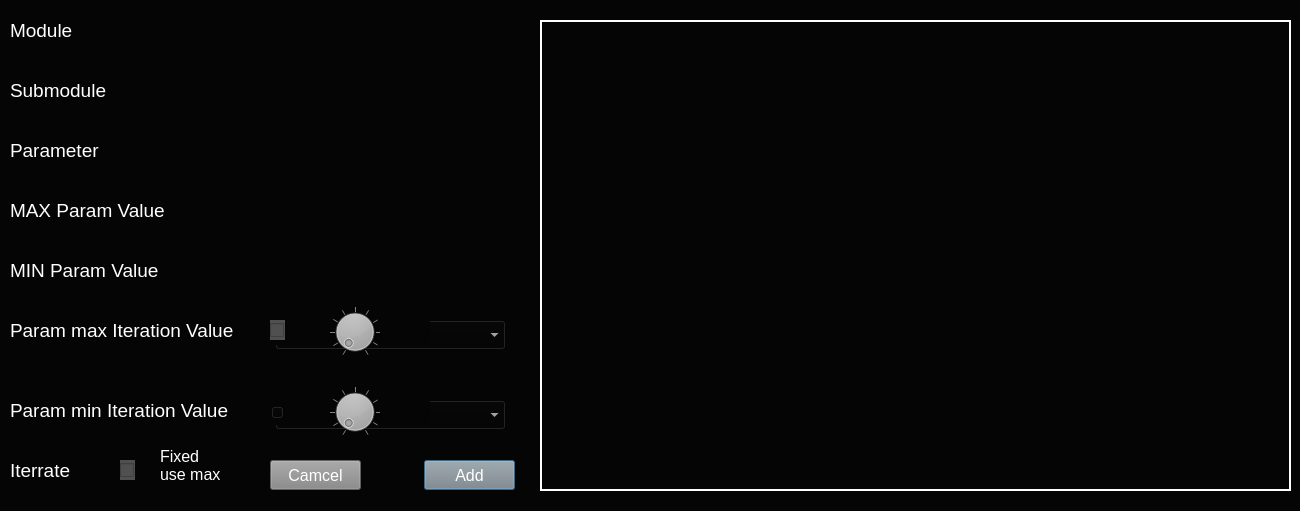
<?xml version="1.0" encoding="UTF-8"?>
<ui version="4.0">
 <class>Dialog_SelectMLtrainingParam</class>
 <widget class="QDialog" name="Dialog_SelectMLtrainingParam">
  <property name="geometry">
   <rect>
    <x>0</x>
    <y>0</y>
    <width>1300</width>
    <height>511</height>
   </rect>
  </property>
  <property name="windowTitle">
   <string>Select ML Training Parameters</string>
  </property>
  <property name="styleSheet">
   <string notr="true">background-color: rgb(5, 5, 5);
color: rgb(255, 255, 255);</string>
  </property>
  <widget class="QLineEdit" name="lineEdit_SelectMlparams_Module">
   <property name="geometry">
    <rect>
     <x>270</x>
     <y>20</y>
     <width>250</width>
     <height>30</height>
    </rect>
   </property>
   <property name="font">
    <font>
     <pointsize>12</pointsize>
    </font>
   </property>
   <property name="readOnly">
    <bool>true</bool>
   </property>
  </widget>
  <widget class="QLabel" name="label_416">
   <property name="geometry">
    <rect>
     <x>10</x>
     <y>20</y>
     <width>241</width>
     <height>21</height>
    </rect>
   </property>
   <property name="font">
    <font>
     <pointsize>14</pointsize>
    </font>
   </property>
   <property name="styleSheet">
    <string notr="true">color: rgb(255, 255, 255);</string>
   </property>
   <property name="text">
    <string>Module</string>
   </property>
   <property name="alignment">
    <set>Qt::AlignLeading|Qt::AlignLeft|Qt::AlignVCenter</set>
   </property>
  </widget>
  <widget class="QLabel" name="label_417">
   <property name="geometry">
    <rect>
     <x>10</x>
     <y>80</y>
     <width>241</width>
     <height>21</height>
    </rect>
   </property>
   <property name="font">
    <font>
     <pointsize>14</pointsize>
    </font>
   </property>
   <property name="styleSheet">
    <string notr="true">color: rgb(255, 255, 255);</string>
   </property>
   <property name="text">
    <string>Submodule</string>
   </property>
   <property name="alignment">
    <set>Qt::AlignLeading|Qt::AlignLeft|Qt::AlignVCenter</set>
   </property>
  </widget>
  <widget class="QLabel" name="label_418">
   <property name="geometry">
    <rect>
     <x>10</x>
     <y>140</y>
     <width>231</width>
     <height>21</height>
    </rect>
   </property>
   <property name="font">
    <font>
     <pointsize>14</pointsize>
    </font>
   </property>
   <property name="styleSheet">
    <string notr="true">color: rgb(255, 255, 255);</string>
   </property>
   <property name="text">
    <string>Parameter</string>
   </property>
   <property name="alignment">
    <set>Qt::AlignLeading|Qt::AlignLeft|Qt::AlignVCenter</set>
   </property>
  </widget>
  <widget class="QLabel" name="label_419">
   <property name="geometry">
    <rect>
     <x>10</x>
     <y>200</y>
     <width>231</width>
     <height>21</height>
    </rect>
   </property>
   <property name="font">
    <font>
     <pointsize>14</pointsize>
    </font>
   </property>
   <property name="styleSheet">
    <string notr="true">color: rgb(255, 255, 255);</string>
   </property>
   <property name="text">
    <string>MAX Param Value</string>
   </property>
   <property name="alignment">
    <set>Qt::AlignLeading|Qt::AlignLeft|Qt::AlignVCenter</set>
   </property>
  </widget>
  <widget class="QLabel" name="label_420">
   <property name="geometry">
    <rect>
     <x>10</x>
     <y>260</y>
     <width>231</width>
     <height>21</height>
    </rect>
   </property>
   <property name="font">
    <font>
     <pointsize>14</pointsize>
    </font>
   </property>
   <property name="styleSheet">
    <string notr="true">color: rgb(255, 255, 255);</string>
   </property>
   <property name="text">
    <string>MIN Param Value</string>
   </property>
   <property name="alignment">
    <set>Qt::AlignLeading|Qt::AlignLeft|Qt::AlignVCenter</set>
   </property>
  </widget>
  <widget class="QLabel" name="label_421">
   <property name="geometry">
    <rect>
     <x>10</x>
     <y>320</y>
     <width>261</width>
     <height>21</height>
    </rect>
   </property>
   <property name="font">
    <font>
     <pointsize>14</pointsize>
    </font>
   </property>
   <property name="styleSheet">
    <string notr="true">color: rgb(255, 255, 255);</string>
   </property>
   <property name="text">
    <string>Param max Iteration Value</string>
   </property>
   <property name="alignment">
    <set>Qt::AlignLeading|Qt::AlignLeft|Qt::AlignVCenter</set>
   </property>
  </widget>
  <widget class="QLabel" name="label_422">
   <property name="geometry">
    <rect>
     <x>10</x>
     <y>400</y>
     <width>261</width>
     <height>21</height>
    </rect>
   </property>
   <property name="font">
    <font>
     <pointsize>14</pointsize>
    </font>
   </property>
   <property name="styleSheet">
    <string notr="true">color: rgb(255, 255, 255);</string>
   </property>
   <property name="text">
    <string>Param min Iteration Value</string>
   </property>
   <property name="alignment">
    <set>Qt::AlignLeading|Qt::AlignLeft|Qt::AlignVCenter</set>
   </property>
  </widget>
  <widget class="QLabel" name="label_423">
   <property name="geometry">
    <rect>
     <x>10</x>
     <y>460</y>
     <width>81</width>
     <height>21</height>
    </rect>
   </property>
   <property name="font">
    <font>
     <pointsize>14</pointsize>
    </font>
   </property>
   <property name="styleSheet">
    <string notr="true">color: rgb(255, 255, 255);</string>
   </property>
   <property name="text">
    <string>Iterrate</string>
   </property>
   <property name="alignment">
    <set>Qt::AlignLeading|Qt::AlignLeft|Qt::AlignVCenter</set>
   </property>
  </widget>
  <widget class="QLineEdit" name="lineEdit_SelectMlparams_Submodule">
   <property name="geometry">
    <rect>
     <x>270</x>
     <y>80</y>
     <width>250</width>
     <height>30</height>
    </rect>
   </property>
   <property name="font">
    <font>
     <pointsize>12</pointsize>
    </font>
   </property>
   <property name="readOnly">
    <bool>true</bool>
   </property>
  </widget>
  <widget class="QLineEdit" name="lineEdit_SelectMlparams_Param">
   <property name="geometry">
    <rect>
     <x>270</x>
     <y>140</y>
     <width>250</width>
     <height>30</height>
    </rect>
   </property>
   <property name="font">
    <font>
     <pointsize>12</pointsize>
    </font>
   </property>
   <property name="readOnly">
    <bool>true</bool>
   </property>
  </widget>
  <widget class="QLineEdit" name="lineEdit_SelectMlparams_MAXparamVal">
   <property name="geometry">
    <rect>
     <x>270</x>
     <y>200</y>
     <width>250</width>
     <height>30</height>
    </rect>
   </property>
   <property name="font">
    <font>
     <pointsize>12</pointsize>
    </font>
   </property>
   <property name="readOnly">
    <bool>true</bool>
   </property>
  </widget>
  <widget class="QLineEdit" name="lineEdit_SelectMlparams_MINparamVal">
   <property name="geometry">
    <rect>
     <x>270</x>
     <y>260</y>
     <width>250</width>
     <height>30</height>
    </rect>
   </property>
   <property name="font">
    <font>
     <pointsize>12</pointsize>
    </font>
   </property>
   <property name="readOnly">
    <bool>true</bool>
   </property>
  </widget>
  <widget class="QLineEdit" name="lineEdit_SelectMlparams_MaxIterationsVal">
   <property name="geometry">
    <rect>
     <x>449</x>
     <y>320</y>
     <width>71</width>
     <height>30</height>
    </rect>
   </property>
   <property name="font">
    <font>
     <pointsize>12</pointsize>
    </font>
   </property>
   <property name="readOnly">
    <bool>false</bool>
   </property>
  </widget>
  <widget class="QLineEdit" name="lineEdit_SelectMlparams_MinIterationsVal">
   <property name="geometry">
    <rect>
     <x>449</x>
     <y>400</y>
     <width>71</width>
     <height>30</height>
    </rect>
   </property>
   <property name="font">
    <font>
     <pointsize>12</pointsize>
    </font>
   </property>
   <property name="readOnly">
    <bool>false</bool>
   </property>
  </widget>
  <widget class="QCheckBox" name="checkBox_SelectMlparams_Iterate">
   <property name="geometry">
    <rect>
     <x>120</x>
     <y>460</y>
     <width>15</width>
     <height>20</height>
    </rect>
   </property>
   <property name="styleSheet">
    <string notr="true">border-color: rgb(0, 0, 0);
background-color: rgb(80,80,80);</string>
   </property>
   <property name="text">
    <string/>
   </property>
  </widget>
  <widget class="QPushButton" name="pushButton_SelectMlparams_Add">
   <property name="geometry">
    <rect>
     <x>424</x>
     <y>460</y>
     <width>91</width>
     <height>30</height>
    </rect>
   </property>
   <property name="font">
    <font>
     <pointsize>12</pointsize>
    </font>
   </property>
   <property name="autoFillBackground">
    <bool>false</bool>
   </property>
   <property name="styleSheet">
    <string notr="true">background-color: rgb(135, 135, 135);</string>
   </property>
   <property name="text">
    <string>Add</string>
   </property>
  </widget>
  <widget class="QPushButton" name="pushButton_SelectMlparams_Add_2">
   <property name="geometry">
    <rect>
     <x>270</x>
     <y>460</y>
     <width>91</width>
     <height>30</height>
    </rect>
   </property>
   <property name="font">
    <font>
     <pointsize>12</pointsize>
    </font>
   </property>
   <property name="autoFillBackground">
    <bool>false</bool>
   </property>
   <property name="styleSheet">
    <string notr="true">background-color: rgb(135, 135, 135);</string>
   </property>
   <property name="text">
    <string>Camcel</string>
   </property>
  </widget>
  <widget class="QComboBox" name="comboBox_SelectMlparams_MaxIterationsVal">
   <property name="geometry">
    <rect>
     <x>275</x>
     <y>320</y>
     <width>231</width>
     <height>30</height>
    </rect>
   </property>
   <property name="font">
    <font>
     <pointsize>11</pointsize>
    </font>
   </property>
   <property name="styleSheet">
    <string notr="true">color: rgb(255, 255, 255);</string>
   </property>
  </widget>
  <widget class="QComboBox" name="comboBox_SelectMlparams_MinIterationsVal">
   <property name="geometry">
    <rect>
     <x>275</x>
     <y>400</y>
     <width>231</width>
     <height>30</height>
    </rect>
   </property>
   <property name="font">
    <font>
     <pointsize>11</pointsize>
    </font>
   </property>
   <property name="styleSheet">
    <string notr="true">color: rgb(255, 255, 255);</string>
   </property>
  </widget>
  <widget class="QTextEdit" name="textEdit_SelectMLparams_List">
   <property name="geometry">
    <rect>
     <x>540</x>
     <y>20</y>
     <width>751</width>
     <height>471</height>
    </rect>
   </property>
   <property name="font">
    <font>
     <pointsize>10</pointsize>
    </font>
   </property>
   <property name="frameShape">
    <enum>QFrame::Box</enum>
   </property>
   <property name="frameShadow">
    <enum>QFrame::Plain</enum>
   </property>
   <property name="lineWidth">
    <number>2</number>
   </property>
   <property name="horizontalScrollBarPolicy">
    <enum>Qt::ScrollBarAsNeeded</enum>
   </property>
  </widget>
  <widget class="QSlider" name="horizontalSlider_SelectMlparams_MaxIterationsVal">
   <property name="geometry">
    <rect>
     <x>270</x>
     <y>320</y>
     <width>160</width>
     <height>25</height>
    </rect>
   </property>
   <property name="styleSheet">
    <string notr="true">color: rgb(255, 255, 255);
background-color: rgb(70, 70, 70
);</string>
   </property>
   <property name="orientation">
    <enum>Qt::Horizontal</enum>
   </property>
   <property name="tickPosition">
    <enum>QSlider::TicksBothSides</enum>
   </property>
  </widget>
  <widget class="QSlider" name="horizontalSlider_SelectMlparams_MinIterationsVal">
   <property name="geometry">
    <rect>
     <x>270</x>
     <y>400</y>
     <width>160</width>
     <height>25</height>
    </rect>
   </property>
   <property name="styleSheet">
    <string notr="true">color: rgb(255, 255, 255);
background-color: rgb(70, 70, 70
);</string>
   </property>
   <property name="orientation">
    <enum>Qt::Horizontal</enum>
   </property>
   <property name="tickPosition">
    <enum>QSlider::TicksBothSides</enum>
   </property>
  </widget>
  <widget class="QDial" name="dial_SelectMlparams_MaxIterationsVal">
   <property name="geometry">
    <rect>
     <x>330</x>
     <y>300</y>
     <width>50</width>
     <height>64</height>
    </rect>
   </property>
   <property name="styleSheet">
    <string notr="true">color: rgb(255, 255, 255);
background-color: rgb(70, 70, 70);</string>
   </property>
   <property name="notchTarget">
    <double>10.000000000000000</double>
   </property>
   <property name="notchesVisible">
    <bool>true</bool>
   </property>
  </widget>
  <widget class="QDial" name="dial_SelectMlparams_MinIterationsVal">
   <property name="geometry">
    <rect>
     <x>330</x>
     <y>380</y>
     <width>50</width>
     <height>64</height>
    </rect>
   </property>
   <property name="styleSheet">
    <string notr="true">color: rgb(255, 255, 255);
background-color: rgb(70, 70, 70);</string>
   </property>
   <property name="notchTarget">
    <double>10.000000000000000</double>
   </property>
   <property name="notchesVisible">
    <bool>true</bool>
   </property>
  </widget>
  <widget class="QLabel" name="label_SelectMlparams_IterateVal">
   <property name="geometry">
    <rect>
     <x>160</x>
     <y>440</y>
     <width>91</width>
     <height>51</height>
    </rect>
   </property>
   <property name="font">
    <font>
     <pointsize>12</pointsize>
    </font>
   </property>
   <property name="styleSheet">
    <string notr="true">color: rgb(255, 255, 255);</string>
   </property>
   <property name="text">
    <string>Fixed
use max</string>
   </property>
   <property name="alignment">
    <set>Qt::AlignLeading|Qt::AlignLeft|Qt::AlignVCenter</set>
   </property>
  </widget>
  <widget class="QCheckBox" name="checkBox_SelectMlparams_MaxIterationsVal">
   <property name="geometry">
    <rect>
     <x>270</x>
     <y>320</y>
     <width>15</width>
     <height>20</height>
    </rect>
   </property>
   <property name="styleSheet">
    <string notr="true">border-color: rgb(0, 0, 0);
background-color: rgb(80,80,80);</string>
   </property>
   <property name="text">
    <string/>
   </property>
  </widget>
 </widget>
 <resources/>
 <connections/>
</ui>
